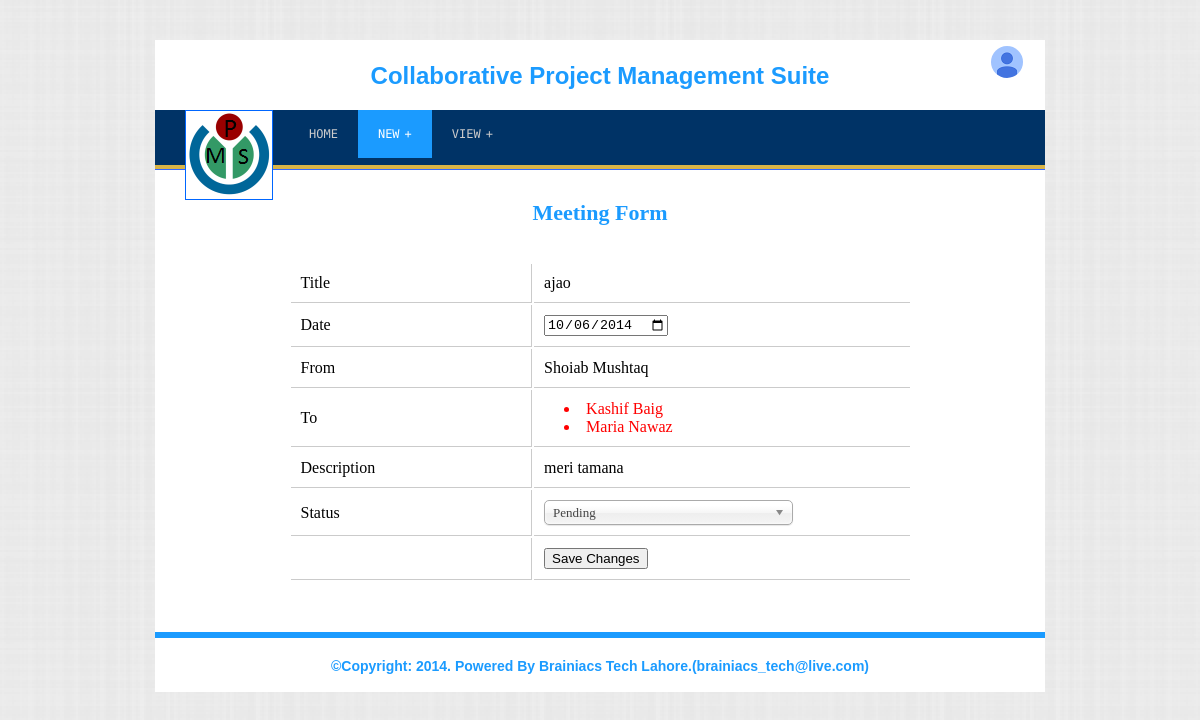
Page /admin/update_meeting.php?meetingid=80 (signed in) on the committed database.
### tables this page shows
CREATE TABLE IF NOT EXISTS `meetings` (
  `id` int(11) NOT NULL AUTO_INCREMENT,
  `callerid` int(11) NOT NULL,
  `title` varchar(200) NOT NULL,
  `meetingdate` datetime NOT NULL,
  `description` text NOT NULL,
  `status` tinyint(4) NOT NULL,
  `created` datetime NOT NULL,
  `recevier` varchar(1000) NOT NULL,
  PRIMARY KEY (`id`)
);

CREATE TABLE IF NOT EXISTS `users` (
  `id` int(11) NOT NULL AUTO_INCREMENT,
  `fname` varchar(100) NOT NULL,
  `lname` varchar(100) NOT NULL,
  `gender` tinyint(4) NOT NULL,
  `nic` varchar(20) NOT NULL,
  `email` varchar(100) DEFAULT NULL,
  `phone` varchar(50) DEFAULT NULL,
  `qualification` varchar(50) NOT NULL,
  `joiningdate` datetime NOT NULL,
  `username` varchar(50) NOT NULL,
  `password` varchar(100) NOT NULL,
  `usertype_id` tinyint(4) NOT NULL,
  `pmid` int(11) DEFAULT NULL,
  `address` varchar(500) DEFAULT NULL,
  `status` tinyint(4) NOT NULL,
  `created` datetime NOT NULL,
  PRIMARY KEY (`id`)
);

### admin/functions.php (called while the page is built, shortened)
<?php
function get_user_name($user_id) {
	$query = mysql_query("SELECT fname,lname FROM users WHERE id='$user_id'");
	$count = @mysql_num_rows($query);
	if ($count > 0) {
		$row = mysql_fetch_array($query);
		return $row;
	} else echo 'no';
}
    ?>

### admin/update_meeting.php (the view, shortened to what this page needs)
<!DOCTYPE html PUBLIC "-//W3C//DTD XHTML 1.0 Transitional//EN" "http://www.w3.org/TR/xhtml1/DTD/xhtml1-transitional.dtd">
<html xmlns="http://www.w3.org/1999/xhtml">
<head>
<link rel="stylesheet" type="text/css" href="../include/css/global.css" />
<link rel="stylesheet" type="text/css" href="../include/css/chosen.min.css" />
</head>
<body>
<div id="wraper">
     <?php include("header.php"); include 'functions.php';
	 if (isset($_GET['meetingid'])) {
		 $query = mysql_query("SELECT * FROM meetings WHERE id=".$_GET['meetingid']);
		 $count = @mysql_num_rows($query);
		 if ($count > 0) {
			while ($row = mysql_fetch_array($query)) {
				$caller_id		= $row['callerid'];
				$title			= $row['title'];
				$meeting_date	= $row['meetingdate'];
				$description	= $row['description'];
				$receiver		= $row['recevier'];
			}
		 }
	 }
?>
     <div id="body">
		<span id="form_heading">Meeting Form</span><br /><br />
			<form action="" method="post" id="newmeeting">
<?php $user = get_user_name($caller_id);?>
<table style="margin:0 auto" width="70%">
  <tr>
    <td>Title</td>
    <td style="border-right:none"><?php echo $title ?></td>
  </tr>
  <tr>
    <td>Date</td>
    <td style="border-right:none"><input type="date" name="meeting_date" value="<?php echo (($meeting_date && isset($meeting_date) )?explode(' ',$meeting_date)[0]:""); ?>" /></td>
  </tr>
  <tr>
    <td>From</td>
    <td style="border-right:none"><?php echo  $user['fname']. ' ' . $user['lname'] ?></td>
  </tr>
  <tr>
    <td>To</td>
    <td style="border-right:none"><?php $receiver = explode('-',$receiver);
			 for ($i = 0; $i < count($receiver); $i++) { $user = get_user_name($receiver[$i]);
				echo  '<li>' . $user['fname'] . ' ' . $user['lname'] . '</li>' ;
			 }
		  ?></td>
  </tr>
  <tr>
    <td>Description</td>
    <td style="border-right:none"><?php echo $description ?></td>
  </tr>
  <tr>
    <td>Status</td>
    <td style="border-right:none">
    </td>
  </tr>
  <tr>
    <td>&nbsp;</td>
    <td style="border-right:none"><input type="hidden" value="<?php foreach($receiver as $key=>$value){echo $value.'-';}?>" name="receiver" /><input type="submit" name="submit" value="Save Changes"</td>
  </tr>
</table>
			</form>
     </div>
     <?php include("footer.php"); ?>
</div>
</body>
</html>

### include/css/global.css (style rules this page uses)
body { background:url("../images/bg.png");background-attachment:fixed;margin:0;padding:0; }
#wraper { width: 890px;height: auto;margin: 0 auto;background-color:#FFF;margin-top:40px; }
span#form_heading { display:block;width:100%;text-align:center;font-size:22px; color:#1b9bff;font-weight:bold; }
td { padding:10px;border-bottom: 1px solid #cbcbcb; border-right: 1px solid #cbcbcb; }
li { color:red; margin:0;padding-left:20px; }

### rows in the picture
meetings: title "ajao", meeting_date "10/06/2014", description "meri tamana"
users: fname "Shoiab", lname "Mushtaq"
users: fname "Kashif", lname "Baig"
users: fname "Maria", lname "Nawaz"
